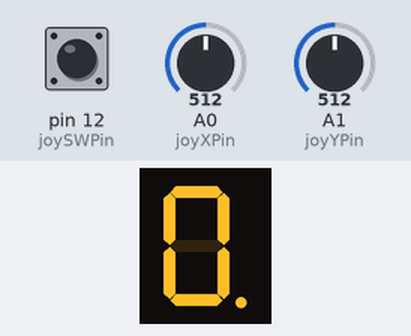
Bench run of a sketch on a simulated Arduino Uno, built with avr-gcc and run on an emulated ATmega328P. Shown: 1-digit seven-segment display. Wiring (inferred from the names in the program): 1-digit 7-segment display, segments lit when LOW: segments pin 5, pin 6, pin 7, pin 8, pin 9, pin 10, pin 11, pin 4. The test bench sets the inputs (shaded band); at power-on: A1 (joyYPin) = 512, pin 12 (joySWPin) HIGH, A0 (joyXPin) = 512. The segment pins are drawn as the display they are named for.

Above: at 1.2 s.
1.3 s: A1 (joyYPin) set to 390
At 2.4 s:
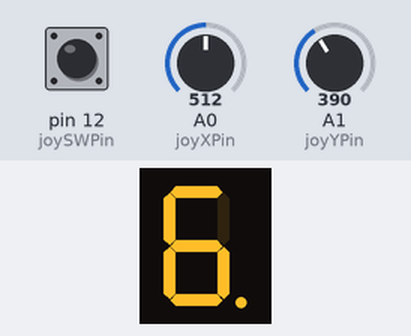
2.8 s: pin 12 (joySWPin) pulled LOW for 0.15 s
At 3.4 s:
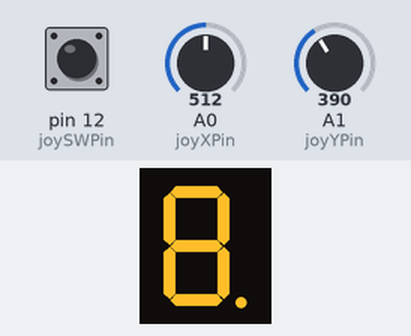
Timing chart, 0 to 5.8 s (numbered marks = the images above; inputs shaded):
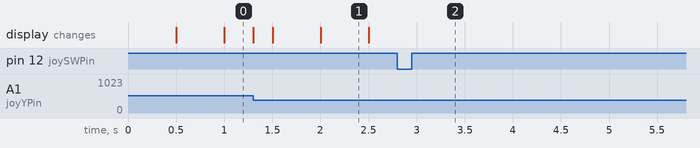

Measured:
- after the input at 1.3 s, the display: changes at once (image 1)
- after the input at 2.8 s, every drawn part: stays the same
- what the display in image 1 shows lasts 0.5 s, from 2.0 s to 2.5 s

The sketch:

7SegmentDisplayJoystick.ino
```cpp
#define STATE_1 1
#define STATE_2 2
#define UP 0
#define DOWN 1
#define LEFT 2
#define RIGHT 3

const int pinA = 4;
const int pinB = 5;
const int pinC = 6;
const int pinD = 7;
const int pinE = 8;
const int pinF = 9;
const int pinG = 10;
const int pinDP = 11;

const int segSize = 8;

const int ledBlinkOn = 500;
const int ledBlingOff = 500;

const byte nrMoves = 4;
const byte offsetPinInSegments = 4;
const byte NotAMove = -1;

// joystick pins
const int joyXPin = A0;
const int joyYPin = A1;
const int joySWPin = 12;

const int joyLeftThreshold = 400;
const int joyRightThreshold = 600;
const int joyDownThreshold = 400;
const int joyUpThreshold = 600;

bool joyIsNeutral = true;
bool joySWState = HIGH;
bool joyPrevSWState = HIGH;

unsigned long lastSWStateChange = 0;
unsigned int debounceDelay = 50;

unsigned long lastPressTime = 0;
unsigned int longPressTime = 1000 * 3;
byte toggle = false;

byte lastSWState = HIGH;
byte currentSWState = HIGH;

bool commonAnode = false;

byte segmentOn = HIGH;
int segments[segSize] = {
  pinA, pinB, pinC, pinD, pinE, pinF, pinG, pinDP
};

bool segmentsState[segSize] = {
  0, 0, 0, 0, 0, 0, 0, 0
};

int segmentMoves[segSize][nrMoves] = {
  // UP,            DOWN,                     LEFT,                           RIGHT
  {NotAMove, pinG - offsetPinInSegments, pinF - offsetPinInSegments, pinB - offsetPinInSegments },                    // a
  {pinA - offsetPinInSegments, pinG - offsetPinInSegments, pinF - offsetPinInSegments, NotAMove},                     // b
  {pinG - offsetPinInSegments, pinD - offsetPinInSegments, pinE - offsetPinInSegments, pinDP - offsetPinInSegments},  // c
  {pinG - offsetPinInSegments, NotAMove, pinE - offsetPinInSegments, pinC - offsetPinInSegments},                     // d
  {pinG - offsetPinInSegments, pinD - offsetPinInSegments, NotAMove, pinC - offsetPinInSegments},                     // e
  {pinA - offsetPinInSegments, pinG - offsetPinInSegments, NotAMove, pinB - offsetPinInSegments},                     // f
  {pinA - offsetPinInSegments, pinD - offsetPinInSegments, NotAMove, NotAMove},                                       // g
  {NotAMove, NotAMove, pinC - offsetPinInSegments, NotAMove}                                                          // dp
};

byte currentSeg = segSize - 1;
byte currentState = STATE_1;

unsigned long lastLedBlink = 0;

void setup() {
  if (commonAnode == true) {
    segmentOn = !segmentOn;
  }

  for (int i = 0; i < segSize; i++) {
    pinMode(segments[i], OUTPUT);
    digitalWrite(segments[i], !segmentOn);
  }

  pinMode(joySWPin, INPUT_PULLUP);
  pinMode(joyXPin, INPUT);
  pinMode(joyYPin, INPUT);

  Serial.begin(9600);
}

void loop() {
  byte reading = digitalRead(joySWPin);
  byte pressed = debounceButton(reading, currentSWState, lastSWState, lastSWStateChange, debounceDelay);
  lastSWState = reading;

  if (pressed) {
    if (currentState == STATE_1) {
      currentState = STATE_2;
    }
    else {
      currentState = STATE_1;
    }

    toggle = true;
    lastPressTime = millis();
  }

  if (toggle && millis() - lastPressTime > longPressTime && currentSWState == LOW && currentState == STATE_2){
    toggle = false;
    reset();
  }

  stateHandler();
  runState();
}

byte debounceButton(byte &reading, byte &buttonState, byte &lastButtonState, unsigned long &lastDebounceTime, unsigned int &debounceDelay) {
  if (reading != lastButtonState) {
    lastDebounceTime = millis();
  }

  if ((millis() - lastDebounceTime) > debounceDelay) {
    if (reading != buttonState) {
      buttonState = reading;
      if (buttonState == LOW) {
        return true;
      }
    }
  }
  return false;
}

void reset() {
  for (int i = 0; i < segSize; i++) {
    segmentsState[i] = 0;
  }

  currentSeg = segSize - 1;
  currentState = STATE_1;
}

void stateHandler() {
  int joyY = analogRead(joyYPin);
  int joyX = analogRead(joyXPin);
  if (currentState == STATE_1) {
    byte lastSeg = currentSeg;
    if(joyY < joyLeftThreshold && joyIsNeutral) {
      joyIsNeutral = false;
      currentSeg = segmentMoves[currentSeg][LEFT];
    }
    if(joyY > joyRightThreshold && joyIsNeutral) {
      joyIsNeutral = false;
      currentSeg = segmentMoves[currentSeg][RIGHT];
    }
    if(joyX < joyDownThreshold && joyIsNeutral) {
      joyIsNeutral = false;
      currentSeg = segmentMoves[currentSeg][DOWN];
    }
    if(joyX > joyUpThreshold && joyIsNeutral) {
      joyIsNeutral = false;
      currentSeg = segmentMoves[currentSeg][UP];
    }

    if (currentSeg == NotAMove)
      currentSeg = lastSeg;

  }
  else if (currentState == STATE_2) {
    if((joyX < joyDownThreshold || joyX > joyUpThreshold) && joyIsNeutral) {
      joyIsNeutral = false;
      segmentsState[currentSeg] = !segmentsState[currentSeg];
    }
  }

  if(joyLeftThreshold <= joyY && joyY <= joyRightThreshold && joyDownThreshold <= joyX && joyX <= joyUpThreshold) {
    joyIsNeutral = true;
  }
}

void runState() {
  for (int i = 0; i < segSize; i++) {
    if (currentSeg != i) {
      digitalWrite(segments[i], segmentsState[i] ^ commonAnode);
    }
    else {
      if (currentState == STATE_1) {
        ledBlink(segments[i], ledBlinkOn, ledBlingOff);
      }
      else{
        digitalWrite(segments[i], segmentsState[i] ^ commonAnode);
      }
    }
  }
}

void ledBlink(int ledPin, unsigned int delayOn, unsigned int delayOff) {
  unsigned long timeDif = millis() - lastLedBlink;
  if (timeDif <= delayOn) {
    digitalWrite(ledPin, HIGH);
  }
  else if (timeDif > delayOn && timeDif <= delayOn + delayOff) {
    digitalWrite(ledPin, LOW);
  }
  else {
    lastLedBlink = millis();
  }
}
```
